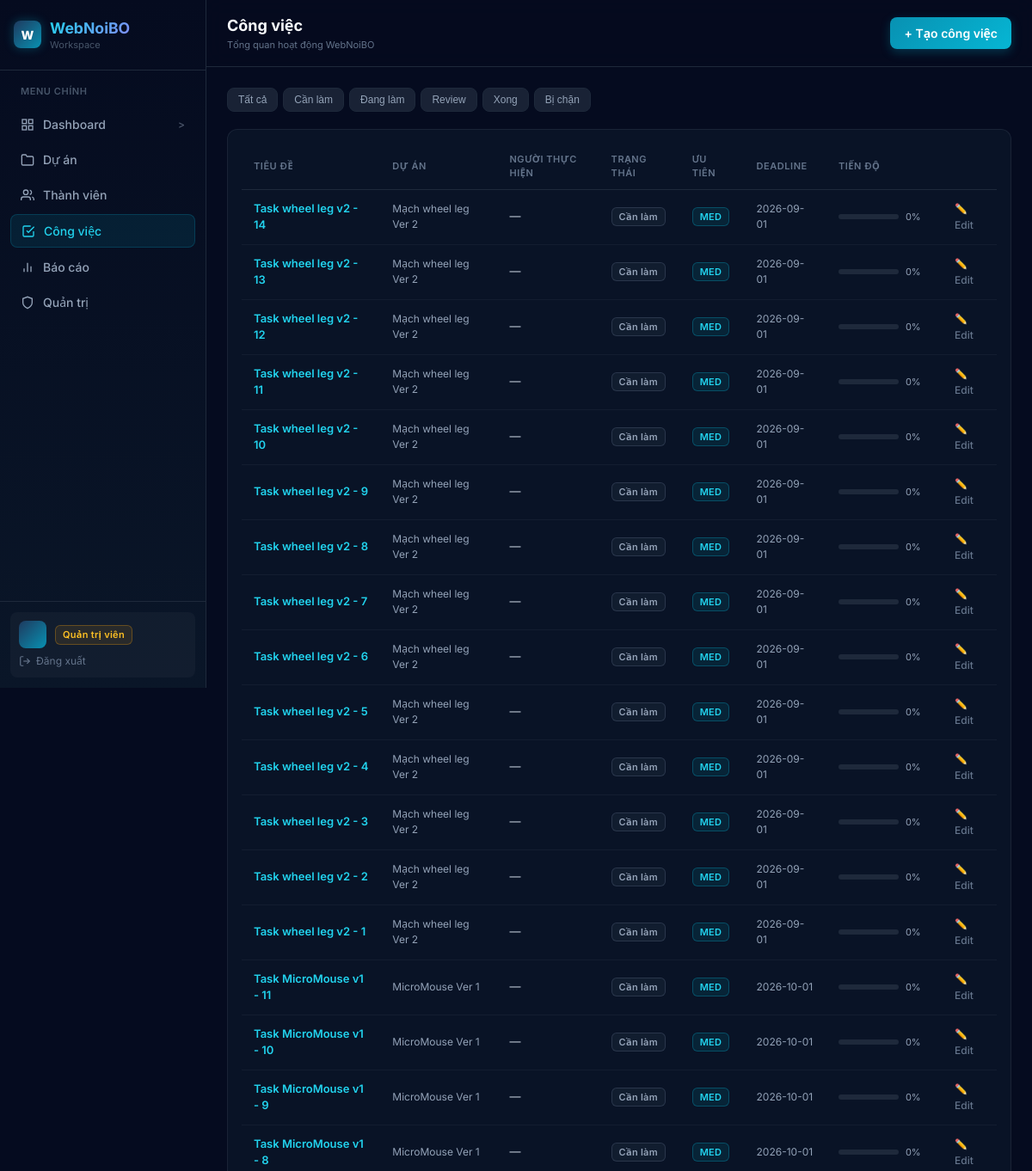
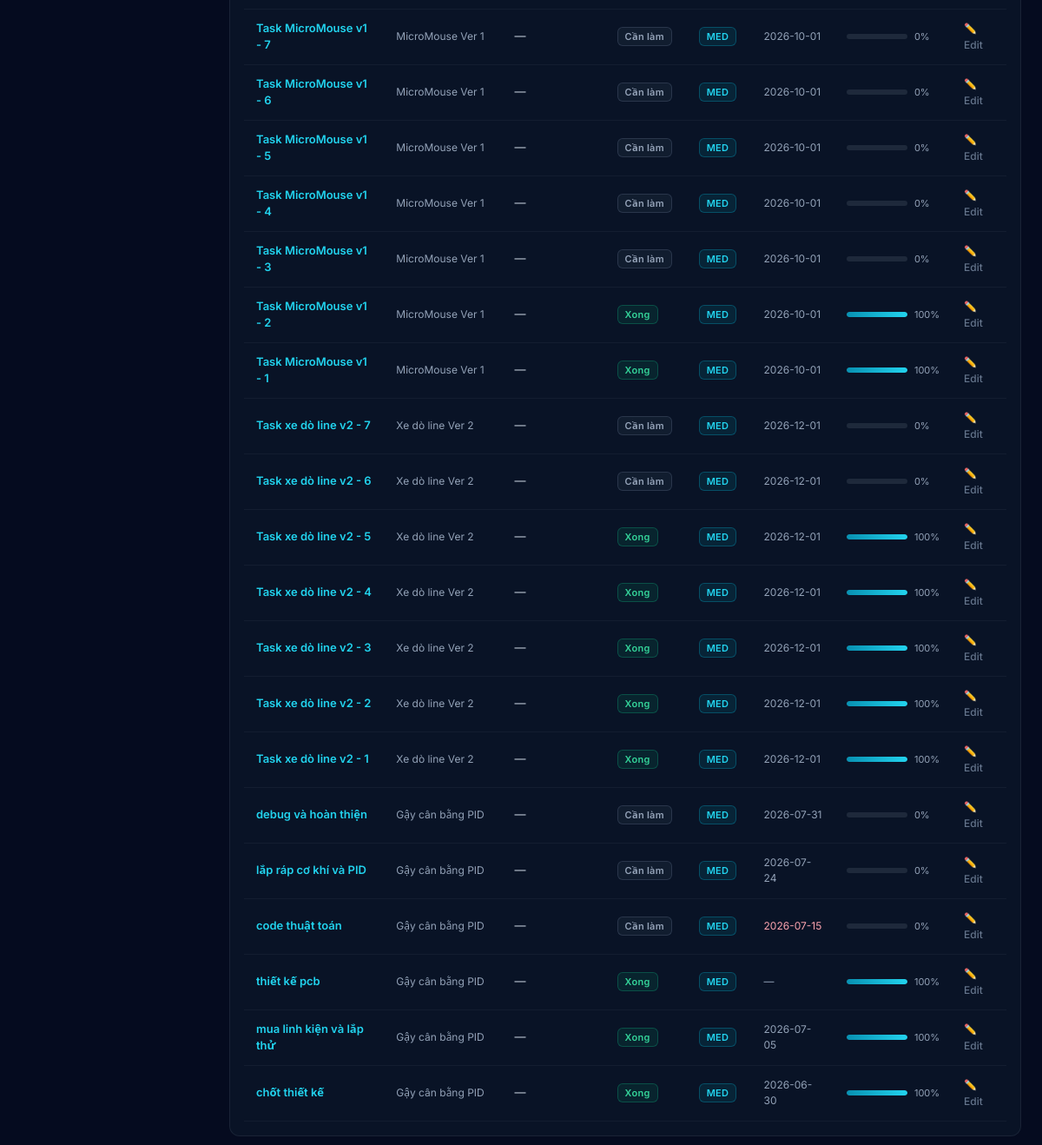
Page /tasks/ (signed in) on the committed database (2 pictures, top to bottom).
### apps/tasks/models.py (models this page shows, shortened)
class Task(models.Model):
    STATUS_CHOICES = (
        ('todo', 'Việc cần làm'),
        ('doing', 'Đang làm'),
        ('review', 'Review'),
        ('done', 'Xong'),
        ('blocked', 'Bị chặn'),
        ('cancelled', 'Đã hủy'),
    )
    PRIORITY_CHOICES = (
        ('low', 'Thấp'),
        ('medium', 'Trung bình'),
        ('high', 'Cao'),
        ('critical', 'Khẩn cấp'),
    )
    project = models.ForeignKey(Project, on_delete=models.CASCADE, related_name='tasks', null=True, blank=True)
    title = models.CharField(max_length=200)
    description = models.TextField(blank=True, null=True)
    assignee = models.ForeignKey(User, on_delete=models.SET_NULL, null=True, blank=True, related_name='assigned_tasks')
    deadline = models.DateField(blank=True, null=True)
    status = models.CharField(max_length=20, choices=STATUS_CHOICES, default='todo')
    priority = models.CharField(max_length=20, choices=PRIORITY_CHOICES, default='medium')
    progress = models.IntegerField(default=0)
    notes = models.TextField(blank=True, null=True)
    created_by = models.ForeignKey(User, on_delete=models.SET_NULL, null=True, related_name='created_tasks')
    created_at = models.DateTimeField(auto_now_add=True)
    updated_at = models.DateTimeField(auto_now=True)

### apps/projects/models.py (models this page shows, shortened)
class Project(models.Model):
    STATUS_CHOICES = (
        ('planning', 'Lên kế hoạch'),
        ('in_progress', 'Đang thực hiện'),
        ('review', 'Đang review'),
        ('completed', 'Hoàn thành'),
        ('paused', 'Tạm dừng'),
    )
    PRIORITY_CHOICES = (
        ('low', 'Thấp'),
        ('medium', 'Trung bình'),
        ('high', 'Cao'),
        ('critical', 'Khẩn cấp'),
    )
    name = models.CharField(max_length=200)
    description = models.TextField(blank=True, null=True)
    deadline = models.DateField(blank=True, null=True)
    status = models.CharField(max_length=20, choices=STATUS_CHOICES, default='planning')
    priority = models.CharField(max_length=20, choices=PRIORITY_CHOICES, default='medium')
    created_by = models.ForeignKey(User, on_delete=models.SET_NULL, null=True, related_name='created_projects')
    created_at = models.DateTimeField(auto_now_add=True)
    updated_at = models.DateTimeField(auto_now=True)

### apps/tasks/views.py (the view)
# urls.py: path('', views.tasks_list, name='tasks'),
def tasks_list(request):
    user = get_user_from_session(request)
    tasks = Task.objects.all().select_related('project', 'assignee__profile').order_by('-created_at')
    task_list = []
    for t in tasks:
        assignee_name = t.assignee.profile.full_name if (t.assignee and hasattr(t.assignee, 'profile')) else (t.assignee.email if t.assignee else '—')
        task_list.append({
            'id': t.id,
            'title': t.title,
            'description': t.description,
            'status': t.status,
            'priority': t.priority,
            'progress': t.progress,
            'deadline': t.deadline.isoformat() if t.deadline else None,
            'projects': {'name': t.project.name} if t.project else None,
            'profiles': {'full_name': assignee_name},
        })
    return render(request, 'tasks/list.html', {
        'tasks': task_list,
        'user': user,
        'today': date.today().isoformat(),
        'status_labels': TASK_STATUS_LABELS,
    })

### core/context_processors.py (called while the page is built)
def global_context(request):
    user_id = request.session.get('user_id')
    user_email = request.session.get('user_email')
    user_name = request.session.get('user_name')
    user_role = request.session.get('user_role', 'member')
    current_user = None
    if user_id:
        try:
            profile = Profile.objects.select_related('user').get(user_id=user_id)
            user_name = profile.full_name
            user_role = profile.role
            request.session['user_name'] = user_name
            request.session['user_role'] = user_role
        except Exception:
            pass
        current_user = {
            'id': user_id,
            'email': user_email,
            'full_name': user_name or user_email,
            'role': user_role,
        }
    return {
        'current_user': current_user,
        'user_name': user_name,
        'user_role': user_role,
    }

### core/utils.py (called while the page is built)
def get_user_from_session(request) -> dict | None:
    if not request.session.get('user_id'):
        return None
    return {
        'id': request.session.get('user_id'),
        'email': request.session.get('user_email'),
        'name': request.session.get('user_name'),
        'role': request.session.get('user_role'),
    }

### templates/tasks/list.html (shortened to what this page needs)
{% extends "base.html" %}
{% block nav_tasks %}active{% endblock %}
{% block page_title %}Công việc{% endblock %}
{% block topbar_actions %}
<a href="/tasks/create/" class="btn-primary">+ Tạo công việc</a>
{% endblock %}
{% block content %}
<div style="display:flex;gap:6px;flex-wrap:wrap;margin-bottom:1.25rem" id="statusFilter">
    <button class="btn-secondary ftab active" data-status="" style="font-size:12px;padding:6px 12px">Tất cả</button>
    <button class="btn-secondary ftab" data-status="todo" style="font-size:12px;padding:6px 12px">Cần làm</button>
    <button class="btn-secondary ftab" data-status="doing" style="font-size:12px;padding:6px 12px">Đang làm</button>
    <button class="btn-secondary ftab" data-status="review" style="font-size:12px;padding:6px 12px">Review</button>
    <button class="btn-secondary ftab" data-status="done" style="font-size:12px;padding:6px 12px">Xong</button>
    <button class="btn-secondary ftab" data-status="blocked" style="font-size:12px;padding:6px 12px">Bị chặn</button>
</div>
{% if tasks %}
<div class="glass-card" style="padding:1rem">
    <table class="data-table" id="taskTable">
        <thead>
            <tr>
                <th>Tiêu đề</th>
                <th>Dự án</th>
                <th>Người thực hiện</th>
                <th>Trạng thái</th>
                <th>Ưu tiên</th>
                <th>Deadline</th>
                <th>Tiến độ</th>
                <th></th>
            </tr>
        </thead>
        <tbody>
        {% for t in tasks %}
        <tr data-status="{{ t.status }}">
            <td><a href="/tasks/{{ t.id }}/" style="font-weight:600">{{ t.title }}</a></td>
            <td style="font-size:12px;color:#94a3b8">{{ t.projects.name|default:"—" }}</td>
            <td style="font-size:13px">{{ t.assignee_name|default:"—" }}</td>
            <td>
                <span class="badge badge-{{ t.status }}">
                    {% if t.status == 'todo' %}Cần làm
                    {% elif t.status == 'doing' %}Đang làm
                    {% elif t.status == 'review' %}Review
                    {% elif t.status == 'done' %}Xong
                    {% elif t.status == 'blocked' %}Bị chặn
                    {% else %}Đã hủy{% endif %}
                </span>
            </td>
            <td><span class="badge badge-{{ t.priority }}">{{ t.priority|upper|slice:":3" }}</span></td>
            <td style="font-size:12px;color:{% if t.deadline and t.deadline < today and t.status != 'done' %}#fda4af{% else %}#94a3b8{% endif %}">
                {{ t.deadline|default:"—" }}
            </td>
            <td>
                <div style="display:flex;align-items:center;gap:8px">
                    <div class="rem-progress-bar" style="width:70px">
                        <div class="rem-progress-fill" style="width:{{ t.progress }}%"></div>
                    </div>
                    <span style="font-size:11px;color:#94a3b8">{{ t.progress }}%</span>
                </div>
            </td>
            <td><a href="/tasks/{{ t.id }}/edit/" style="color:#64748b;font-size:12px;text-decoration:none">✏️ Edit</a></td>
        </tr>
        {% endfor %}
        </tbody>
    </table>
</div>
{% endif %}
{% endblock %}

### static/css/main.css (style rules this page uses)
*, *::before, *::after { box-sizing: border-box; margin: 0; padding: 0; }
:root { --navy-950: #03071e; --navy-900: #050b1f; --navy-800: #0a1628; --navy-700: #0f1f38; --navy-600: #162843; --navy-500: #1e3a5f; --cyan-400: #22d3ee; --cyan-500: #06b6d4; --cyan-600: #0891b2; --slate-300: #cbd5e1; --slate-400: #94a3b8; --slate-500: #64748b; --slate-600: #475569; --slate-700: #334155; --slate-800: #1e293b; --slate-900: #0f172a; --sidebar-w: 240px; }
html { scroll-behavior: smooth; }
body { min-height: 100vh; font-family: 'Inter', system-ui, -apple-system, sans-serif; background-color: var(--navy-900); color: #e2e8f0; font-size: 14px; display: flex; line-height: 1.5; }
.glass-card { background: rgba(10, 22, 40, 0.8); backdrop-filter: blur(12px); border: 1px solid rgba(30, 41, 59, 0.8); border-radius: 12px; }
.btn-primary { background: linear-gradient(135deg, #0891b2, #06b6d4); color: white; padding: 8px 16px; border-radius: 8px; font-size: 14px; font-weight: 600; border: none; cursor: pointer; transition: all 0.15s ease; display: inline-flex; align-items: center; gap: 6px; text-decoration: none; box-shadow: 0 4px 12px rgba(6, 182, 212, 0.25); }
.btn-secondary { background: rgba(30, 41, 59, 0.8); color: #94a3b8; padding: 8px 16px; border-radius: 8px; font-size: 14px; font-weight: 500; border: 1px solid #1e293b; cursor: pointer; transition: all 0.15s ease; display: inline-flex; align-items: center; gap: 6px; text-decoration: none; }
.badge { display: inline-flex; align-items: center; padding: 2px 8px; border-radius: 6px; font-size: 11px; font-weight: 600; letter-spacing: 0.025em; border: 1px solid; }
.badge-todo { border-color: rgba(100, 116, 139, 0.3); background: rgba(100, 116, 139, 0.1); color: #94a3b8; }
.badge-done { border-color: rgba(16, 185, 129, 0.3); background: rgba(16, 185, 129, 0.1); color: #34d399; }
.badge-medium { border-color: rgba(6, 182, 212, 0.3); background: rgba(6, 182, 212, 0.1); color: #22d3ee; }
.rem-progress-bar { height: 6px; background: #1e293b; border-radius: 3px; overflow: hidden; }
.rem-progress-fill { height: 100%; border-radius: 3px; background: linear-gradient(90deg, #0891b2, #22d3ee); transition: width 0.4s ease; }
.data-table { width: 100%; border-collapse: collapse; font-size: 13px; }
.data-table th { text-align: left; padding: 10px 14px; color: #64748b; font-size: 11px; font-weight: 600; text-transform: uppercase; letter-spacing: 0.05em; border-bottom: 1px solid #1e293b; }
.data-table td { padding: 12px 14px; border-bottom: 1px solid rgba(30, 41, 59, 0.5); color: #cbd5e1; }
.data-table a { color: #22d3ee; text-decoration: none; font-weight: 500; }

### rows in the picture
Task: title "Task wheel leg v2 - 14", priority "MED"
Project: projects.name "Mạch wheel leg Ver 2" "Mạch wheel leg Ver 2" "Mạch wheel leg Ver 2" "Mạch wheel leg Ver 2" "Mạch wheel leg Ver 2" "Mạch wheel leg Ver 2" "Mạch wheel leg Ver 2" "Mạch wheel leg Ver 2" "Mạch wheel leg Ver 2" "Mạch wheel leg Ver 2" "Mạch wheel leg Ver 2" "Mạch wheel leg Ver 2" "Mạch wheel leg Ver 2" "Mạch wheel leg Ver 2"
Task: title "Task wheel leg v2 - 13", priority "MED"
Task: title "Task wheel leg v2 - 12", priority "MED"
Task: title "Task wheel leg v2 - 11", priority "MED"
Task: title "Task wheel leg v2 - 10", priority "MED"
Task: title "Task wheel leg v2 - 9", priority "MED"
Task: title "Task wheel leg v2 - 8", priority "MED"
Task: title "Task wheel leg v2 - 7", priority "MED"
Task: title "Task wheel leg v2 - 6", priority "MED"
Task: title "Task wheel leg v2 - 5", priority "MED"
Task: title "Task wheel leg v2 - 4", priority "MED"
Task: title "Task wheel leg v2 - 3", priority "MED"
Task: title "Task wheel leg v2 - 2", priority "MED"
Task: title "Task wheel leg v2 - 1", priority "MED"
Task: title "Task MicroMouse v1 - 11", priority "MED"
Project: projects.name "MicroMouse Ver 1" "MicroMouse Ver 1" "MicroMouse Ver 1" "MicroMouse Ver 1" "MicroMouse Ver 1" "MicroMouse Ver 1" "MicroMouse Ver 1" "MicroMouse Ver 1" "MicroMouse Ver 1" "MicroMouse Ver 1" "MicroMouse Ver 1"
Task: title "Task MicroMouse v1 - 10", priority "MED"
Task: title "Task MicroMouse v1 - 9", priority "MED"
Task: title "Task MicroMouse v1 - 8", priority "MED"
Task: title "Task MicroMouse v1 - 7", priority "MED"
Task: title "Task MicroMouse v1 - 6", priority "MED"
Task: title "Task MicroMouse v1 - 5", priority "MED"
Task: title "Task MicroMouse v1 - 4", priority "MED"
Task: title "Task MicroMouse v1 - 3", priority "MED"
Task: title "Task MicroMouse v1 - 2", priority "MED"
Task: title "Task MicroMouse v1 - 1", priority "MED"
Task: title "Task xe dò line v2 - 7", priority "MED"
Project: projects.name "Xe dò line Ver 2" "Xe dò line Ver 2" "Xe dò line Ver 2" "Xe dò line Ver 2" "Xe dò line Ver 2" "Xe dò line Ver 2" "Xe dò line Ver 2"
Task: title "Task xe dò line v2 - 6", priority "MED"
Task: title "Task xe dò line v2 - 5", priority "MED"
Task: title "Task xe dò line v2 - 4", priority "MED"
Task: title "Task xe dò line v2 - 3", priority "MED"
Task: title "Task xe dò line v2 - 2", priority "MED"
Task: title "Task xe dò line v2 - 1", priority "MED"
Task: title "debug và hoàn thiện", priority "MED"
Project: projects.name "Gậy cân bằng PID" "Gậy cân bằng PID" "Gậy cân bằng PID" "Gậy cân bằng PID" "Gậy cân bằng PID" "Gậy cân bằng PID"
Task: title "lắp ráp cơ khí và PID", priority "MED"
Task: title "code thuật toán", priority "MED"
Task: title "thiết kế pcb", priority "MED"
Task: title "mua linh kiện và lắp thử", priority "MED"
Task: title "chốt thiết kế", priority "MED"

### other values in the picture
{{ t.assignee_name|default:"—" }} "—" "—" "—" "—" "—" "—" "—" "—" "—" "—" "—" "—" "—" "—" "—" "—" "—" "—" "—" "—" "—" "—" "—" "—" "—" "—" "—" "—" "—" "—" "—" "—" "—" "—" "—" "—" "—" "—"
{{ t.deadline|default:"—" }} "2026-09-01" "2026-09-01" "2026-09-01" "2026-09-01" "2026-09-01" "2026-09-01" "2026-09-01" "2026-09-01" "2026-09-01" "2026-09-01" "2026-09-01" "2026-09-01" "2026-09-01" "2026-09-01" "2026-10-01" "2026-10-01" "2026-10-01" "2026-10-01" "2026-10-01" "2026-10-01" "2026-10-01" "2026-10-01" "2026-10-01" "2026-10-01" "2026-10-01" "2026-12-01" "2026-12-01" "2026-12-01" "2026-12-01" "2026-12-01" "2026-12-01" "2026-12-01" "2026-07-31" "2026-07-24" "2026-07-15" "—" "2026-07-05" "2026-06-30"
{{ t.progress }} "0" "0" "0" "0" "0" "0" "0" "0" "0" "0" "0" "0" "0" "0" "0" "0" "0" "0" "0" "0" "0" "0" "0" "100" "100" "0" "0" "100" "100" "100" "100" "100" "0" "0" "0" "100" "100" "100"
